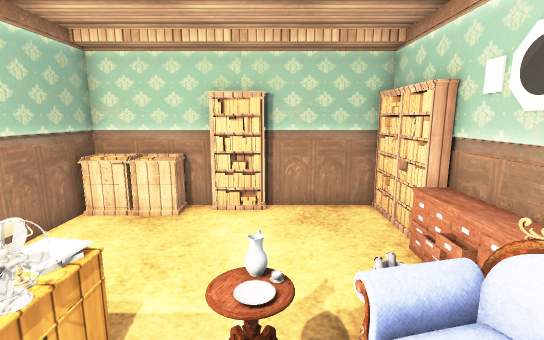
[1] (above)

12 first-person views from a walk through a Unity game level. The camera is 1.5 m above the floor, tilts 10° down and sees 85° across. Doors are open. The floor is counted in squares, 0.5 m on a side. Each view is taken from the middle of a square. On the plan, view 1 faces up. The plan holds only what a view shows up to about 20 squares ahead; the rest is blank. Some surface patterns are stand-ins.

[2]
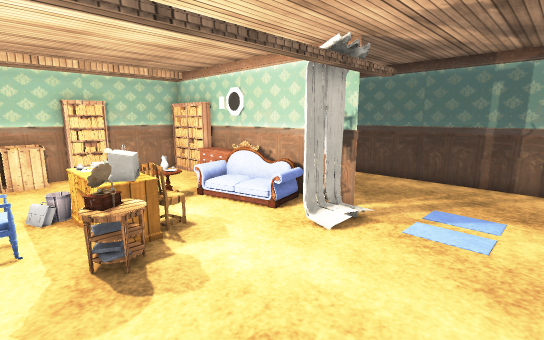

[3]
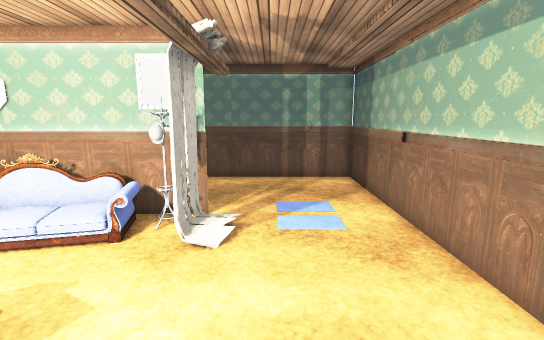

[4]
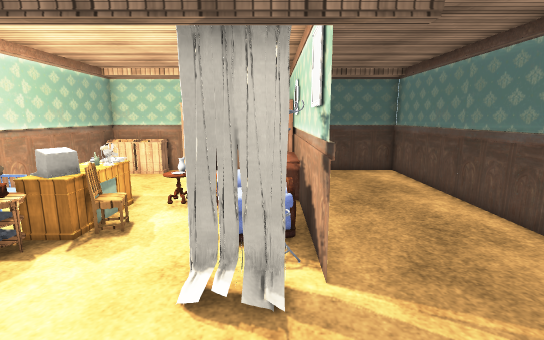

[5]
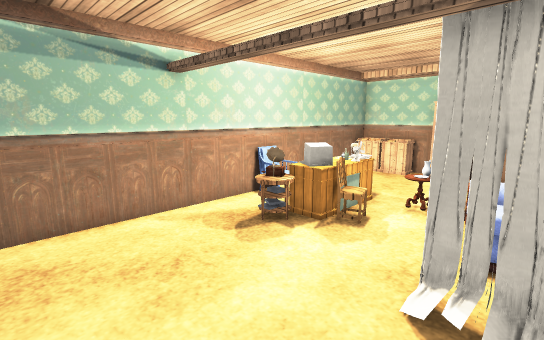

[6]
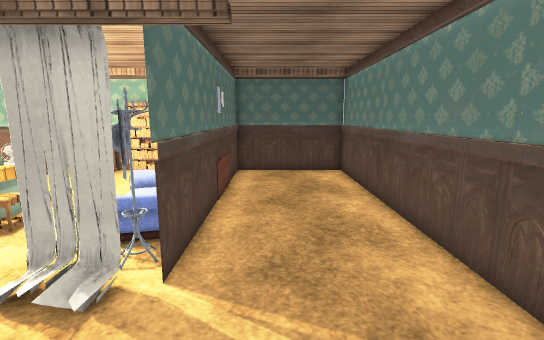

[7]
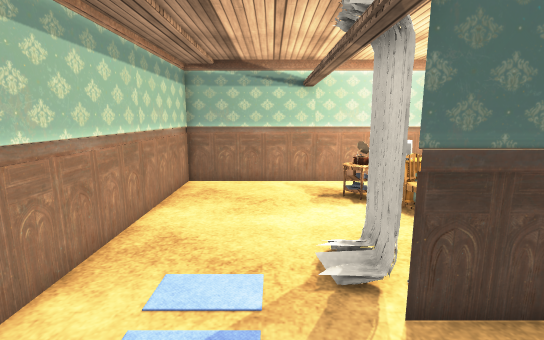

[8]
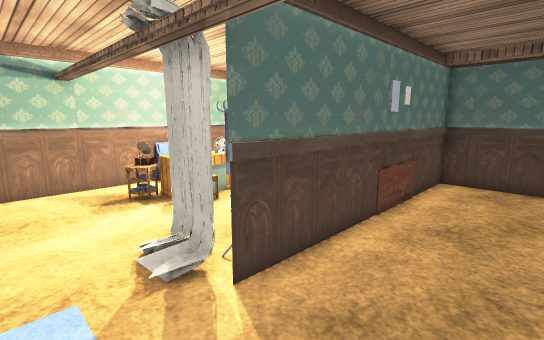

[9]
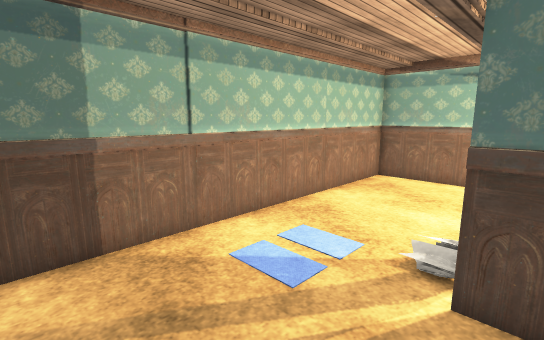

[10]
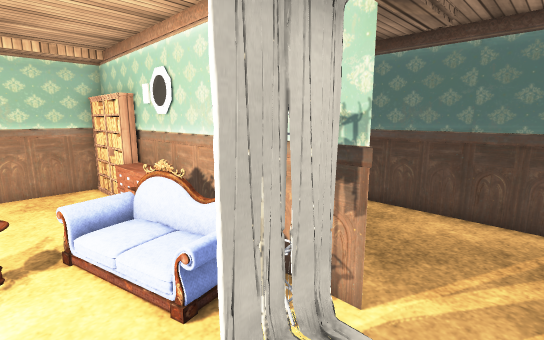

[11]
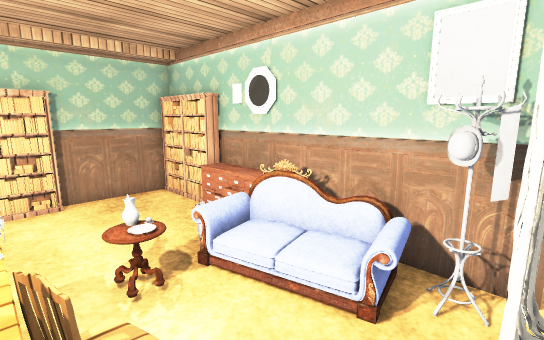

[12]
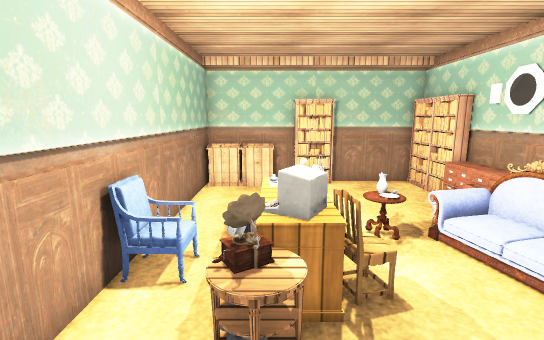

### Floor plan
Ten units are one square. View 1 is at (0, 0); x grows to the right and y downward. Boxes are objects, and circles mark ways between rooms. Rooms are numbered by the first view taken in them; rooms with no view inside come last. Other rooms are left out.
<svg viewBox="-70 -110 175 195">
<path fill="none" stroke="#000" d="M19 19 16 17 18 16M22 21 16 18M23 20 19 16M28 21 22 16M28 22 24 14M32 20 16 17M40 4 40 -35M-19 -100 -60 -100 -60 80M25 -100 -2 -100M-62 80 40 80M40 21 40 4M40 -64 40 -81M40 80 100 80 100 -100 25 -100M40 -101 40 20"/>
<rect x="-65" y="-25" width="20" height="10" fill="#bbb"><title>other object</title></rect>
<rect x="-55" y="-95" width="20" height="10" fill="#bbb"><title>other object</title></rect>
<rect x="-45" y="-5" width="20" height="20" fill="#bbb"><title>other object</title></rect>
<rect x="-35" y="-15" width="10" height="20" fill="#bbb"><title>other object</title></rect>
<rect x="-35" y="-35" width="20" height="20" fill="#bbb"><title>other object</title></rect>
<rect x="-35" y="-95" width="10" height="10" fill="#bbb"><title>other object</title></rect>
<rect x="-25" y="-5" width="10" height="10" fill="#bbb"><title>other object</title></rect>
<rect x="-25" y="-25" width="10" height="10" fill="#bbb"><title>other object</title></rect>
<rect x="-25" y="-105" width="20" height="20" fill="#bbb"><title>other object</title></rect>
<rect x="-15" y="-25" width="10" height="10" fill="#bbb"><title>other object</title></rect>
<rect x="-15" y="-45" width="20" height="20" fill="#bbb"><title>other object</title></rect>
<rect x="5" y="-45" width="30" height="50" fill="#bbb"><title>other object</title></rect>
<rect x="25" y="5" width="10" height="10" fill="#bbb"><title>other object</title></rect>
<rect x="25" y="-65" width="20" height="10" fill="#bbb"><title>other object</title></rect>
<rect x="25" y="-95" width="20" height="30" fill="#bbb"><title>other object</title></rect>
<rect x="35" y="5" width="10" height="10" fill="#bbb"><title>other object</title></rect>
<circle cx="40" cy="30" r="3" fill="#2a7"/>
<circle cx="40" cy="50" r="3" fill="#2a7"/>
<circle cx="40" cy="70" r="3" fill="#2a7"/>
<text x="-10" y="-10">1</text>
<text x="70" y="-10">2</text>
</svg>
Room 1 opens to room 2.

Where each view was taken, in squares from view 1:
view 1: 0 up, 0 right, facing up
view 2: 7 down, 5 left, facing up-right
view 3: 4 down, 5 left, facing right
view 4: 7 down, 3 right, facing up
view 5: 7 down, 3 right, facing up-left
view 6: 7 down, 6 right, facing up
view 7: 4 down, 8 right, facing left
view 8: 5 down, 8 right, facing up-left
view 9: 1 down, 9 right, facing down-left
view 10: 4 down, 0 right, facing up-right
view 11: 2 down, 2 left, facing up-right
view 12: 4 down, 3 left, facing up
